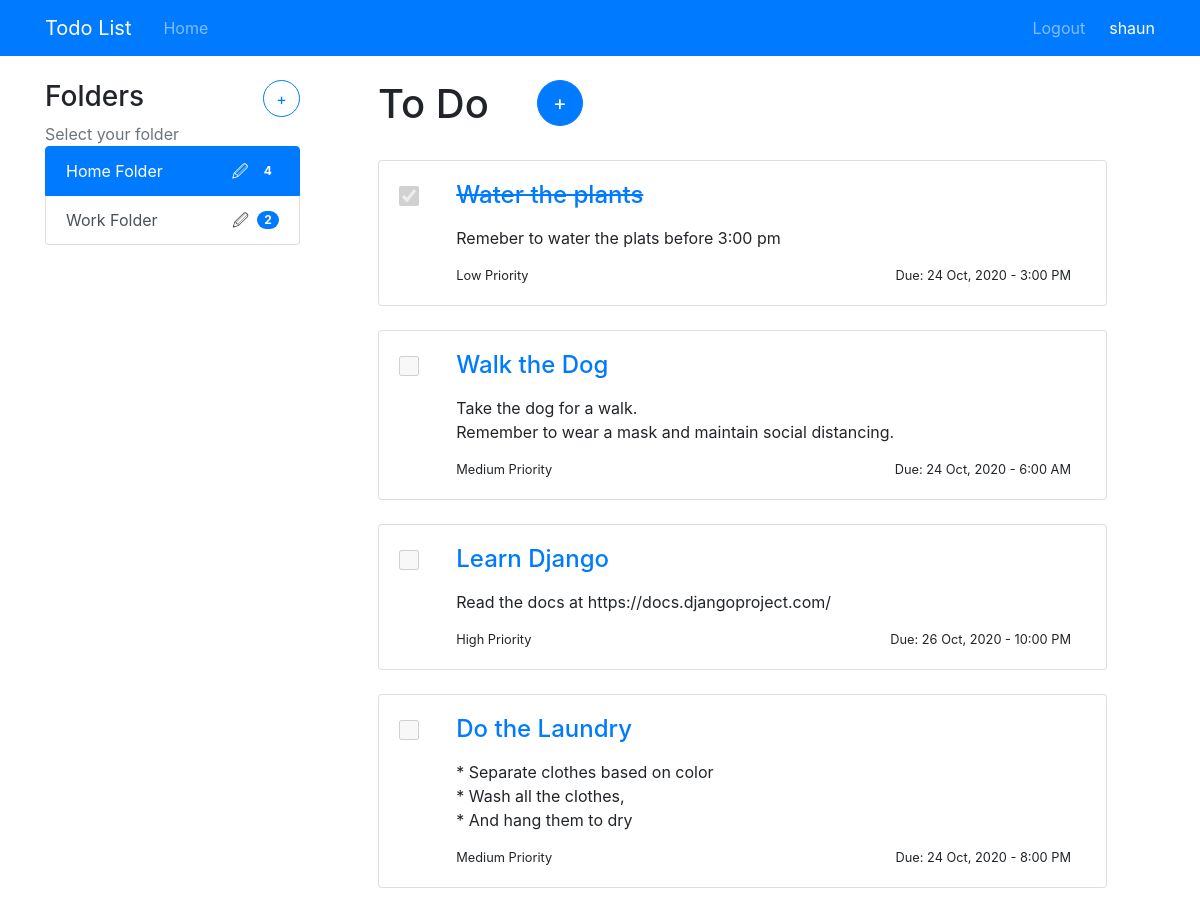
/1/ (signed in), run on the app's committed database.
### todo/models.py (models this page shows, shortened)
class Folder(models.Model):
    name = models.CharField(max_length=200)
    user = models.ForeignKey(User, on_delete=models.CASCADE)
    def no_of_entries(self):
        return self.entry_set.count()

class Entry(models.Model):
    name = models.CharField(max_length=200)
    description = models.TextField()
    date_created = models.DateTimeField(default=timezone.now)
    due_date = models.DateTimeField()
    priority = models.PositiveIntegerField(default=1, choices=PRIORITY_CHOICES)
    completed = models.BooleanField(default=False)
    folder = models.ForeignKey(Folder, on_delete=models.CASCADE)

### todo/views.py (the view)
# urls.py: path('<int:folder_id>/', views.folder, name='folder'),
@login_required
def folder(request, folder_id):
    try:
        folder = Folder.objects.get(pk=folder_id)
        if folder.user != request.user:
            return home(request)
    except Folder.DoesNotExist:
        return home(request)
    context = {
        "folders": request.user.folder_set.all(),
        "current_folder": folder
    }
    return render(request, "todo/home.html", context)

### todo/templates/todo/home.html
{% extends "todo/base.html" %}
{% block content %}
    <div class="row">
        <div class="col-md-3">
            <div class="content-section">
                <div class="row">
                    <div class="col-12 d-flex">
                        <h3>Folders</h3>
                        <a class="btn btn-outline-primary rounded-circle ml-auto" href="{% url 'todo:create_folder' %}" style="width: 37px; height: 37px">
                            <span style="font-size:1rem;"> + </span>
                        </a>
                    </div>
                </div>
                <div class='text-muted '>Select your folder
                </div>
                <div class="list-group ">
                    {% for folder in folders %}
                        <span
                        class="list-group-item list-group-item-action d-flex align-items-center {% if folder == current_folder %}active{% endif %}">
                            <a href="{% url 'todo:folder' folder.id %}" {% if folder == current_folder %}style="color:#fff;"{% else %}style="color:#495057;"{% endif %}>
                                {{ folder.name }}
                            </a>
                            <a class="ml-auto mr-2" href="{% url 'todo:update_folder' folder.id %}" {% if folder == current_folder %}style="color:#fff;"{% else %}style="color:#495057;"{% endif %}> 🖉 </a>
                            <span class="badge badge-primary badge-pill">{{ folder.no_of_entries }}</span>
                        </span>
                    {% endfor %}
                </div>
            </div>
        </div>
        <div class="col-md-9">
            <div class="row">
                <div class="col-12 d-flex ml-5 mb-4">
                    <h1>To Do</h1>
                    <a class="btn btn-primary rounded-circle ml-5" href="{% url 'todo:new_entry' %}" style="width: 46px; height: 46px">
                        <span style="font-size:1.3rem;"> + </span>
                    </a>
                </div>
            </div>
            {% for entry in current_folder.entry_set.all %}
            <div class="card mx-5 mb-4">
                <div class="card-body">
                    <div class="container">
                        <div class="row">
                            <div class="col-1 form-check">
                                <input class="form-check-input position-static" style="width: 20px; height: 20px;" type="checkbox"
                                {% if entry.completed %} checked="checked" {% endif %} disabled >
                            </div>
                            <div class="col pl-0">
                                <h4 class="card-title"><a href="{% url 'todo:update_entry' entry.id %}">
                                    {% if entry.completed %} <del> {% endif %}
                                        {{ entry.name }}
                                    {% if entry.completed %} </del> {% endif %}
                                </a></h4>
                                <p class="card-text">{{ entry.description|linebreaks }}</p>
                                <small class="card-text float-left">{{ entry.get_priority_display }}</small>
                                <small class="card-text float-right">Due: {{ entry.due_date|date:"d M, Y - g:i A" }}</small>
                            </div>
                        </div>
                    </div>
                </div>
            </div>
            {% endfor %}
        </div>
    </div>
{% endblock content %}

### todo/templates/todo/base.html (shortened to what this page needs)
<!DOCTYPE html>
<html lang="en">
    <head>
        <link rel="stylesheet" href="https://cdn.jsdelivr.net/npm/bootstrap@4.5.3/dist/css/bootstrap.min.css">
    </head>
    <body style="margin-top:5rem">
        <header class="site-header">
            <nav class="navbar navbar-expand-md navbar-dark bg-primary fixed-top">
                <div class="container">
                    <a class="navbar-brand mr-4" href="{% url 'todo:home' %}">Todo List</a>
                    <div class="collapse navbar-collapse" id="navbarToggle">
                        <div class="navbar-nav mr-auto">
                            <a class="nav-item nav-link" href="{% url 'todo:home' %}">Home</a>
                        </div>
                        <div class="navbar-nav">
                            {% if user.is_authenticated %}
                                <a class="nav-item nav-link" href="{% url 'logout' %}">Logout</a>
                                <span class="navbar-text text-white ml-3">{{ user }}</span>
                            {% else %}
                                <a class="nav-item nav-link" href="{% url 'login' %}">Login</a>
                                <a class="nav-item nav-link" href="{% url 'register' %}">Register</a>
                            {% endif %}
                        </div>
                    </div>
                </div>
            </nav>
        </header>
        <main role="main" class="container mt-10">
            {% block content %}{% endblock %}
        </main>
</body>
</html>

### data on the page
Folder: name "Home Folder", no_of_entries "4"
Folder: name "Work Folder", no_of_entries "2"
Entry: completed "☑", name "Water the plants", description "Remeber to water the plats before 3:00 pm", priority "Low Priority", due_date "24 Oct, 2020 - 3:00 PM"
Entry: name "Walk the Dog", description "Take the dog for a walk. Remember to wear a mask and maintain social distancing.", priority "Medium Priority", due_date "24 Oct, 2020 - 6:00 AM"
Entry: name "Learn Django", description "Read the docs at https://docs.djangoproject.com/", priority "High Priority", due_date "26 Oct, 2020 - 10:00 PM"
Entry: name "Do the Laundry", description "* Separate clothes based on color * Wash all the clothes, * And hang them to dry", priority "Medium Priority", due_date "24 Oct, 2020 - 8:00 PM"

### other printed values
{{ user }} "shaun"
